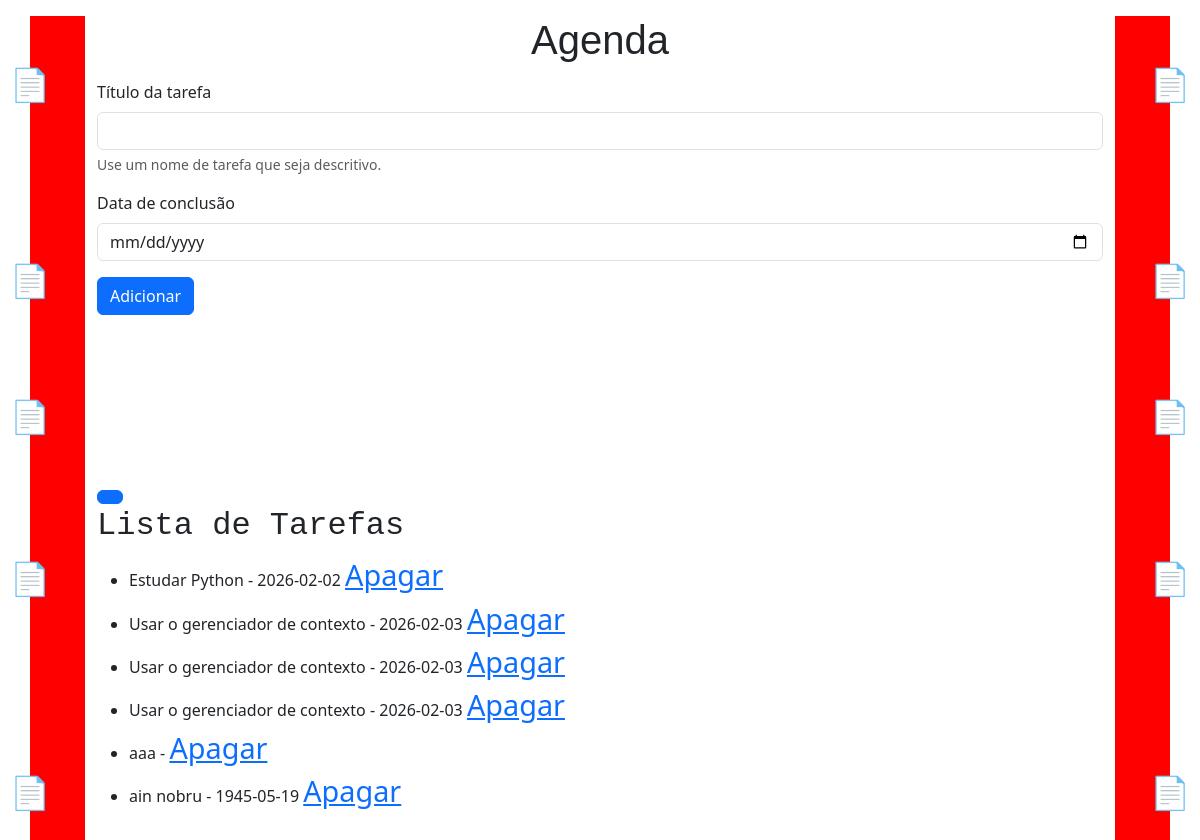
Page /agenda on the earlier database version.
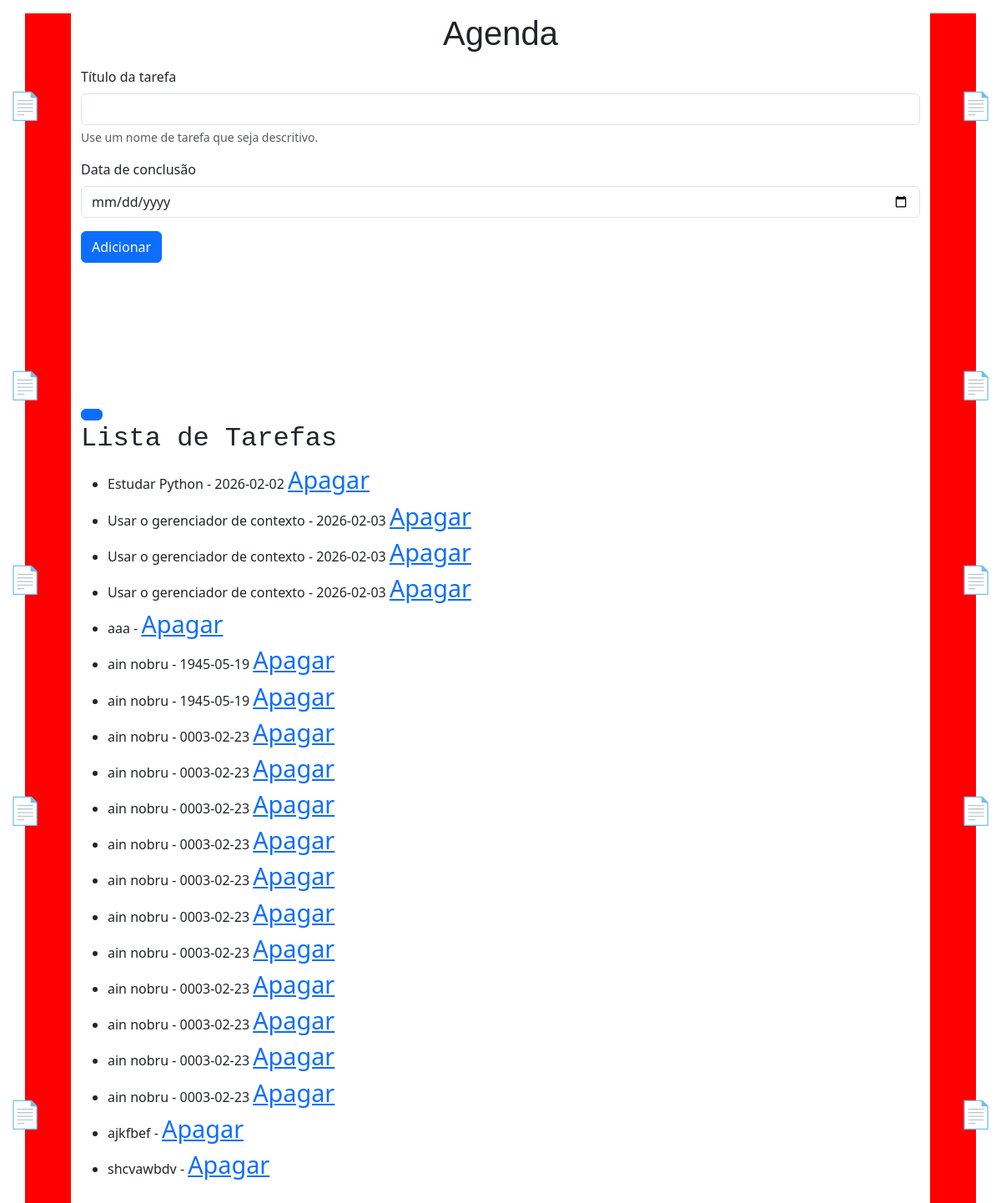
Same page on the later database version.
### tables this page shows
CREATE TABLE tarefas (
               id INTEGER PRIMARY KEY AUTOINCREMENT,
               titulo_tarefa TEXT NOT NULL,
               data_conclusao TEXT);

### app.py (the view)
@app.route('/agenda', methods=['GET', 'POST'])
def agenda():
    tarefas = None
    if request.method == 'POST':
        titulo_tarefa = request.form['titulo-tarefa']
        data_conclusao = request.form['data-conclusao']
        tarefa = Tarefa(titulo_tarefa, data_conclusao)
        tarefa.salvar_tarefa()
    tarefas = Tarefa.obter_tarefas()
    return render_template('agenda.html', titulo='Agenda', tarefas=tarefas)

### models/database.py (called while the page is built)
    def buscar_tudo(self, query: str, params: tuple = ()) -> list[Any]:
        self.cursor.execute(query, params)
        return self.cursor.fetchall()

    def close(self) -> None:
        self.connection.close()

    def __enter__(self) -> Self:
        print('Entrando no contexto...')
        return self

    def __exit__(
            self,
            exc_type: Optional[Type[BaseException]],
            exc_value: Optional[BaseException],
            tb: Optional[TracebackType]) -> None:
        if exc_type is not None:
            print("Exeção capturada no contexto:")
            print(f'Tipo: {exc_type.__name__}')
            print(f'Mensagem: {exc_value}')
            print('Traceback completo:')
            traceback.print_tb(tb)
        self.close()

### models/tarefa.py (called while the page is built)
    @classmethod
    def obter_tarefas(cls) -> list[Self]:
        with Database('./data/tarefas.sqlite3') as db:
            query: str = 'SELECT titulo_tarefa, data_conclusao, id FROM tarefas;'
            resultados: list[Any] = db.buscar_tudo(query)
            tarefas: list[Self] = [cls(titulo, data, id) for titulo, data, id in resultados]
            return tarefas

### templates/agenda.html (shortened to what this page needs)
{% extends "base.html" %}
{% block content %}
    <form class="mt-3" method="POST">
        <div class="mb-3">
            <label for="titulo-tarefa" class="form-label">Título da tarefa</label>
            <input type="text" class="form-control" name="titulo-tarefa" id="titulo-tarefa" aria-describedby="ajudaNomeTarefa" value="{{ tarefa_selecionada.titulo_tarefa if tarefa_selecionada else '' }}" required>
            <div id="ajudaNomeTarefa" class="form-text">Use um nome de tarefa que seja descritivo.</div>
        </div>
        <div class="mb-3">
            <label for="data-conclusao" class="form-label">Data de conclusão</label>
            <input type="date" class="form-control" id="data-conclusao" name="data-conclusao" id="data-conclusao" value="{{ tarefa_selecionada.data-conclusao if tarefa_selecionada else '' }}">
        </div>
        <button type="submit" class="btn btn-primary">Adicionar</button>
        <br>
        <br>
        <br>
        <br>
        <br>
        <br>
        <br>
        <br>
        <button type="sibmit" class=" btn btn-primary"></button>
    </form>
        <div class="Notas esquerda" style="top: 7%;">📄</div>
        <div class="Notas esquerda" style="top: 30%;">📄</div>
        <div class="Notas esquerda" style="top: 46%;">📄</div>
        <div class="Notas esquerda" style="top: 65%;">📄</div>
        <div class="Notas esquerda" style="top: 90%;">📄</div>
        <div class="Notas direita" style="top: 7%;">📄</div>
        <div class="Notas direita" style="top: 30%;">📄</div>
        <div class="Notas direita" style="top: 46%;">📄</div>
        <div class="Notas direita" style="top: 65%;">📄</div>
        <div class="Notas direita" style="top: 90%;">📄</div>
    <h2>Lista de Tarefas</h2>
        {% if tarefas %}
            <ul>
                {% for tarefa in tarefas %}
                    <li>{{ tarefa.titulo_tarefa }} - {{ tarefa.data_conclusao }} <a href="{{ url_for('delete', idTarefa=tarefa.id_tarefa) }}">Apagar</a>
                    </li>
                {% endfor %}
            </ul>
        {% else %}
            <p>Nenhuma tarefa cadastrada</p>
        {% endif %}
{% endblock %}

### templates/base.html (shortened to what this page needs)
<!DOCTYPE html>
<html lang="pt-br">
<head>
    <link rel="stylesheet" href="{{url_for('static', filename= 'style.css') }}">
    <link href="https://cdn.jsdelivr.net/npm/bootstrap@5.3.8/dist/css/bootstrap.min.css" rel="stylesheet">
<body class="container">
    <h1 class="mt-3">{{ titulo }}</h1>
    {% block content %} {% endblock %}
</head><script src="https://cdn.jsdelivr.net/npm/bootstrap@5.3.8/dist/js/bootstrap.bundle.min.js"></script>
<br>
<body>
</body>
</html>

### static/style.css (style rules this page uses)
html, body { height:40px; }
h1 { text-align: center; font-size: 2.5rem; font-family:Impact, Haettenschweiler, 'Arial Narrow Bold', sans-serif; }
h2 { font-family:'Courier New', Courier, monospace; font-weight: bold; color: darkred; }
body { background-color: whitesmoke; text-align: center; border-left: 55px solid red; border-right: 55px solid red; height: auto; }
a { text-align: center; font-family: Monospace Courier 'Times New Roman', Times, serif; font-size: 1.8rem; color: #0000ff; text-decoration: underline; }
input { background-color: #fad7d7; border-color:#dec4c4; font-size: 1rem; border-radius: 5px; margin-left: 100px; }
button { font-size: 2.2rem; background-color: #fad7d7; border-color:#dec4c4; border-radius: 5px; }
.Notas { position: fixed; font-size: 2rem; color: #9f2c3f; animation: piscar 1.5s infinite alternate; z-index: 1000; }
.Notas.esquerda { left: 10px; top: 20%; }
.Notas.direita { right: 10px; top: 40%; }

Differences in the rows shown:
added tarefas: titulo_tarefa "ain nobru", data_conclusao "1945-05-19"
added tarefas: titulo_tarefa "ain nobru", data_conclusao "0003-02-23"
added tarefas: titulo_tarefa "ain nobru", data_conclusao "0003-02-23"
added tarefas: titulo_tarefa "ain nobru", data_conclusao "0003-02-23"
added tarefas: titulo_tarefa "ain nobru", data_conclusao "0003-02-23"
added tarefas: titulo_tarefa "ain nobru", data_conclusao "0003-02-23"
added tarefas: titulo_tarefa "ain nobru", data_conclusao "0003-02-23"
added tarefas: titulo_tarefa "ain nobru", data_conclusao "0003-02-23"
added tarefas: titulo_tarefa "ain nobru", data_conclusao "0003-02-23"
added tarefas: titulo_tarefa "ain nobru", data_conclusao "0003-02-23"
added tarefas: titulo_tarefa "ain nobru", data_conclusao "0003-02-23"
added tarefas: titulo_tarefa "ain nobru", data_conclusao "0003-02-23"
added tarefas: titulo_tarefa "ajkfbef"
added tarefas: titulo_tarefa "shcvawbdv"
